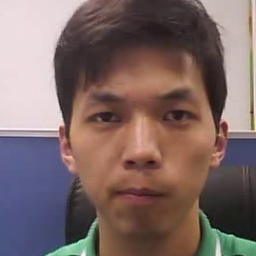
#> input picture dataset/real/12_1.avi_150_real.jpg, 256 x 256 px; its folder holds 4 pictures in this run
$ python test_loader.py
#> lines starting #> are read from the running program, lines starting #| are printed output that depends on the picture
### dataset_loader.py
import os
import cv2
import numpy as np

IMG_SIZE = 128

def load_images_from_folder(folder, label):
#> called with folder = 'dataset/real', label = 1
    images = []
    labels = []

    for filename in os.listdir(folder):
        if not filename.lower().endswith(".jpg"):
            continue

        img_path = os.path.join(folder, filename)
        img = cv2.imread(img_path)
#> img is the input picture: shape (256, 256, 3); mean B, G, R 102.4, 104.9, 125.3

        if img is None:
            continue

        # Resize image
        img = cv2.resize(img, (IMG_SIZE, IMG_SIZE))
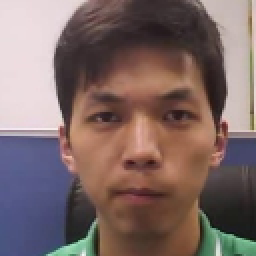
#> img: shape (128, 128, 3) (shown 2 times larger); mean B, G, R 102.5, 105.1, 125.4

        # Normalize pixel values
        img = img / 255.0

        images.append(img)
        labels.append(label)
#> pass 2 of the loop in load_images_from_folder, `for filename in os.listdir(folder):`:
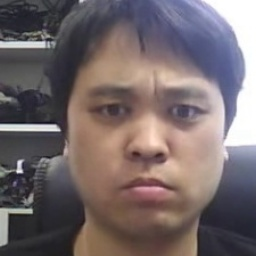
#> input picture dataset/real/15_1.avi_150_real.jpg, 256 x 256 px
#> in load_images_from_folder, img is the input picture: shape (256, 256, 3); mean B, G, R 106.4, 105, 117.1
#> in load_images_from_folder, `img = cv2.resize(img, (IMG_SIZE, IMG_SIZE))`:
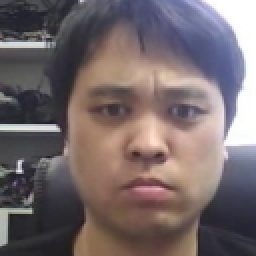
#> img: shape (128, 128, 3) (shown 2 times larger); mean B, G, R 106.6, 105.2, 117.2

    return np.array(images), np.array(labels)

def load_dataset():
    real_images, real_labels = load_images_from_folder("dataset/real", 1)
    spoof_images, spoof_labels = load_images_from_folder("dataset/spoof", 0)

    X = np.concatenate((real_images, spoof_images), axis=0)
    y = np.concatenate((real_labels, spoof_labels), axis=0)

    return X, y

### test_loader.py
from dataset_loader import load_dataset

#> (the run stopped early here; a loop or call above may not have finished)
